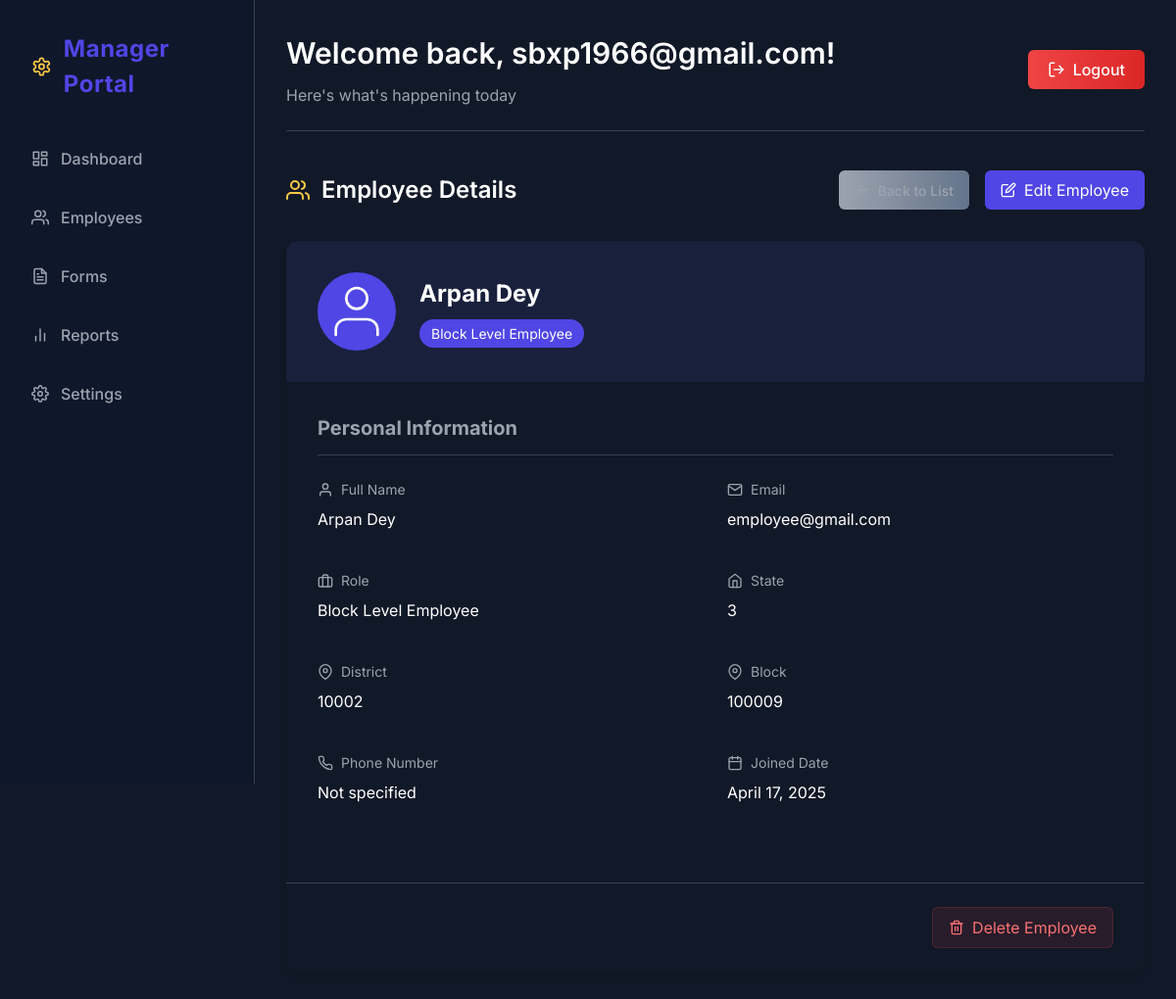
The app's page /manager/employees/view/2/ (signed in) with its own data.
### accounts/models.py (models this page shows, shortened)
class User(AbstractUser):
    ADMIN = 'admin'
    DISTRICT_EMPLOYEE = 'district_employee'
    BLOCK_EMPLOYEE = 'block_employee'
    ROLE_CHOICES = [
        (ADMIN, 'Admin'),
        (DISTRICT_EMPLOYEE, 'District Level Employee'),
        (BLOCK_EMPLOYEE, 'Block Level Employee'),
    ]
    username = None
    email = models.EmailField(_('email address'), unique=True)
    role = models.CharField(max_length=20, choices=ROLE_CHOICES, default=ADMIN)
    state = models.CharField(max_length=100, blank=True, null=True)
    district = models.CharField(max_length=100, blank=True, null=True)
    block = models.CharField(max_length=100, blank=True, null=True)
    id = models.AutoField(primary_key=True)
    phone_number = models.CharField(max_length=15, blank=True, null=True)
    USERNAME_FIELD = 'email'
    REQUIRED_FIELDS = []
    objects = CustomUserManager()

### managerdashboard/views.py (the view)
# urls.py: path('employees/view/<int:employee_id>/', views.view_employee, name='view_employee'),
@login_required
@manager_required
def view_employee(request, employee_id):
    try:
        employee = User.objects.get(id=employee_id, role__in=[User.DISTRICT_EMPLOYEE, User.BLOCK_EMPLOYEE])
        context = {
            'employee': employee,
            'user': request.user,
        }
        return render(request, 'managerdashboard/view_employee.html', context)
    except User.DoesNotExist:
        messages.error(request, 'Employee not found.')
        return redirect('managerdashboard:employee_list')

### templates/managerdashboard/view_employee.html (shortened to what this page needs)
{% extends 'managerdashboard/base.html' %}
{% load static %}
{% block dashboard_content %}
<div class="employee-view-container">
    <div class="page-header">
        <h2>
            Employee Details
        </h2>
        <div class="page-actions">
            <a href="{% url 'managerdashboard:employee_list' %}" class="btn-back">
                <svg xmlns="http://www.w3.org/2000/svg" width="16" height="16" viewBox="0 0 24 24" fill="none" stroke="currentColor" stroke-width="2" stroke-linecap="round" stroke-linejoin="round">
                    <line x1="19" y1="12" x2="5" y2="12"></line>
                    <polyline points="12 19 5 12 12 5"></polyline>
                </svg>
                Back to List
            </a>
            <a href="{% url 'managerdashboard:edit_employee' employee_id=employee.id %}" class="btn-edit-employee">
                Edit Employee
            </a>
        </div>
    </div>
    <div class="employee-profile-card">
        <div class="profile-header">
            <div class="profile-avatar">
                <svg xmlns="http://www.w3.org/2000/svg" width="64" height="64" viewBox="0 0 24 24" fill="none" stroke="currentColor" stroke-width="1" stroke-linecap="round" stroke-linejoin="round">
                    <path d="M20 21v-2a4 4 0 0 0-4-4H8a4 4 0 0 0-4 4v2"></path>
                    <circle cx="12" cy="7" r="4"></circle>
                </svg>
            </div>
            <div class="profile-title">
                <h3>{{ employee.get_full_name }}</h3>
                <span class="role-badge">{{ employee.get_role_display }}</span>
            </div>
        </div>
        <div class="profile-body">
            <div class="profile-section">
                <h4>Personal Information</h4>
                <div class="info-grid">
                    <div class="info-item">
                        <div class="info-label">
                            <svg xmlns="http://www.w3.org/2000/svg" width="16" height="16" viewBox="0 0 24 24" fill="none" stroke="currentColor" stroke-width="2" stroke-linecap="round" stroke-linejoin="round">
                                <path d="M20 21v-2a4 4 0 0 0-4-4H8a4 4 0 0 0-4 4v2"></path>
                                <circle cx="12" cy="7" r="4"></circle>
                            </svg>
                            Full Name
                        </div>
                        <div class="info-value">{{ employee.get_full_name }}</div>
                    </div>
                    <div class="info-item">
                        <div class="info-label">
                            Email
                        </div>
                        <div class="info-value">{{ employee.email }}</div>
                    </div>
                    <div class="info-item">
                        <div class="info-label">
                            <svg xmlns="http://www.w3.org/2000/svg" width="16" height="16" viewBox="0 0 24 24" fill="none" stroke="currentColor" stroke-width="2" stroke-linecap="round" stroke-linejoin="round">
                                <rect x="2" y="7" width="20" height="14" rx="2" ry="2"></rect>
                                <path d="M16 21V5a2 2 0 0 0-2-2h-4a2 2 0 0 0-2 2v16"></path>
                            </svg>
                            Role
                        </div>
                        <div class="info-value">{{ employee.get_role_display }}</div>
                    </div>
                    <div class="info-item">
                        <div class="info-label">
                            <svg xmlns="http://www.w3.org/2000/svg" width="16" height="16" viewBox="0 0 24 24" fill="none" stroke="currentColor" stroke-width="2" stroke-linecap="round" stroke-linejoin="round">
                                <path d="M3 9l9-7 9 7v11a2 2 0 0 1-2 2H5a2 2 0 0 1-2-2z"></path>
                                <polyline points="9 22 9 12 15 12 15 22"></polyline>
                            </svg>
                            State
                        </div>
                        <div class="info-value">{{ employee.state|default:"Not specified" }}</div>
                    </div>
                    <div class="info-item">
                        <div class="info-label">
                            <svg xmlns="http://www.w3.org/2000/svg" width="16" height="16" viewBox="0 0 24 24" fill="none" stroke="currentColor" stroke-width="2" stroke-linecap="round" stroke-linejoin="round">
                                <path d="M21 10c0 7-9 13-9 13s-9-6-9-13a9 9 0 0 1 18 0z"></path>
                                <circle cx="12" cy="10" r="3"></circle>
                            </svg>
                            District
                        </div>
                        <div class="info-value">{{ employee.district|default:"Not specified" }}</div>
                    </div>
                    {% if employee.role == 'block_employee' %}
                    <div class="info-item">
                        <div class="info-label">
                            <svg xmlns="http://www.w3.org/2000/svg" width="16" height="16" viewBox="0 0 24 24" fill="none" stroke="currentColor" stroke-width="2" stroke-linecap="round" stroke-linejoin="round">
                                <path d="M21 10c0 7-9 13-9 13s-9-6-9-13a9 9 0 0 1 18 0z"></path>
                                <circle cx="12" cy="10" r="3"></circle>
                            </svg>
                            Block
                        </div>
                        <div class="info-value">{{ employee.block|default:"Not specified" }}</div>
                    </div>
                    {% endif %}
                    <div class="info-item">
                        <div class="info-label">
                            Phone Number
                        </div>
                        <div class="info-value">{{ employee.phone_number|default:"Not specified" }}</div>
                    </div>
                    <div class="info-item">
                        <div class="info-label">
                            Joined Date
                        </div>
                        <div class="info-value">{{ employee.date_joined|date:"F d, Y" }}</div>
                    </div>
                </div>
            </div>
        </div>
        <div class="profile-footer">
            <a href="{% url 'managerdashboard:delete_employee' employee_id=employee.id %}" class="btn-delete-employee">
                Delete Employee
            </a>
        </div>
    </div>
</div>
{% endblock %}

### templates/managerdashboard/base.html (shortened to what this page needs)
{% extends 'base.html' %}
{% load static %}
{% block extra_css %}
<link rel="stylesheet" href="https://cdnjs.cloudflare.com/ajax/libs/font-awesome/6.0.0/css/all.min.css">
<link rel="stylesheet" href="{% static 'css/manager-dashboard.css' %}">
<link rel="stylesheet" href="{% static 'css/form-builder.css' %}">
{% endblock %}
{% block content %}
<div class="dashboard-container">
    <aside class="sidebar">
        <div class="sidebar-header">
            <h2>
                <span>Manager Portal</span>
            </h2>
        </div>
        <nav class="sidebar-nav">
            <ul>
                <li class="{% if request.resolver_match.url_name == 'manager_dashboard' %}active{% endif %}">
                    <a href="{% url 'managerdashboard:manager_dashboard' %}">
                        <span>Dashboard</span>
                    </a>
                </li>
                <li class="{% if request.resolver_match.url_name == 'employee_list' %}active{% endif %}">
                    <a href="{% url 'managerdashboard:employee_list' %}">
                        <span>Employees</span>
                    </a>
                </li>
                <li class="{% if request.resolver_match.url_name == 'forms_list' %}active{% endif %}">
                    <a href="{% url 'managerdashboard:forms_list' %}">
                        <span>Forms</span>
                    </a>
                </li>
                <li class="{% if request.resolver_match.url_name == 'reports' %}active{% endif %}">
                    <a href="{% url 'managerdashboard:reports' %}">
                        <svg xmlns="http://www.w3.org/2000/svg" width="24" height="24" viewBox="0 0 24 24" fill="none" stroke="currentColor" stroke-width="2" stroke-linecap="round" stroke-linejoin="round">
                            <line x1="18" y1="20" x2="18" y2="10"></line>
                            <line x1="12" y1="20" x2="12" y2="4"></line>
                            <line x1="6" y1="20" x2="6" y2="14"></line>
                        </svg>
                        <span>Reports</span>
                    </a>
                </li>
                <li>
                    <a href="#">
                        <span>Settings</span>
                    </a>
                </li>
            </ul>
        </nav>
    </aside>
    <main class="main-content main-with-sidebar">
        <header class="top-bar">
            <div class="welcome-text">
                <h1>Welcome back, {{ user.get_full_name|default:user.email }}!</h1>
                <p>Here's what's happening today</p>
            </div>
            <div class="user-menu">
                <a href="{% url 'logout' %}" class="logout-btn">
                    Logout
                </a>
            </div>
        </header>
        {% block dashboard_content %}{% endblock %}
    </main>
</div>
{% endblock %}

### static/css/manager-dashboard.css (style rules this page uses)
:root { --primary-color: #4f46e5; --primary-dark: #4338ca; --text-primary: #ffffff; --text-secondary: #9ca3af; --background-lighter: #1f2937; --border-color: #374151; --card-background: #1f2937; --primary-light: #B192FC; --accent-color: #F9C846; --accent-light: #FFDE85; --background-dark: #111827; --background-darker: #0F172A; --success-color: #10B981; --danger-color: #EF4444; --warning-color: #F59E0B; --info-color: #3B82F6; --sidebar-width: 260px; }
* { margin: 0; padding: 0; box-sizing: border-box; }
body { font-family: 'Inter', sans-serif; background-color: var(--background-dark); color: var(--text-primary); }
.dashboard-container { display: flex; min-height: 100vh; }
.sidebar { width: var(--sidebar-width); background-color: var(--background-darker); padding: 2rem 1rem; border-right: 1px solid var(--border-color); position: fixed; height: 100vh; overflow-y: auto; }
.main-with-sidebar { margin-left: var(--sidebar-width); width: calc(100% - var(--sidebar-width)); }
.sidebar-header h2 { color: var(--primary-color); font-size: 1.5rem; margin-bottom: 2rem; padding: 0 1rem; letter-spacing: 0.5px; display: flex; align-items: center; gap: 0.75rem; }
.sidebar-header h2 svg { color: var(--accent-color); }
.sidebar-nav ul { list-style: none; }
.sidebar-nav li { margin-bottom: 0.5rem; }
.sidebar-nav a { display: flex; align-items: center; gap: 0.75rem; padding: 0.875rem 1rem; color: var(--text-secondary); text-decoration: none; border-radius: 0.5rem; transition: all 0.2s; font-weight: 500; }
.sidebar-nav a svg { width: 18px; height: 18px; }
.main-content { flex: 1; padding: 2rem; overflow-x: hidden; }
.top-bar { display: flex; justify-content: space-between; align-items: center; margin-bottom: 2.5rem; padding-bottom: 1.5rem; border-bottom: 1px solid var(--border-color); }
.welcome-text h1 { font-size: 1.875rem; color: var(--text-primary); margin-bottom: 0.5rem; font-weight: 600; }
.welcome-text p { color: var(--text-secondary); }
.user-menu { display: flex; align-items: center; gap: 1rem; }
.logout-btn { padding: 0.5rem 1.25rem; background: linear-gradient(90deg, #EF4444, #DC2626); color: white; border-radius: 0.375rem; text-decoration: none; transition: all 0.2s; font-weight: 500; display: flex; align-items: center; gap: 0.5rem; }
.page-header { display: flex; justify-content: space-between; align-items: center; margin-bottom: 2rem; }
.page-header h2 { font-size: 1.5rem; color: var(--text-primary); margin: 0; font-weight: 600; display: flex; align-items: center; gap: 0.75rem; }
.page-header h2 svg { color: var(--accent-color); }
.btn-add-employee, .btn-back, .btn-first-employee { display: flex; align-items: center; gap: 0.75rem; padding: 0.625rem 1.25rem; background: linear-gradient(90deg, var(--primary-color), var(--primary-dark)); color: white; border-radius: 0.5rem; text-decoration: none; font-size: 0.875rem; font-weight: 500; transition: all 0.2s; border: none; cursor: pointer; }
.btn-back { background: linear-gradient(90deg, var(--text-secondary), #64748B); }

### templates/base.html (style rules this page uses)
* { margin: 0; padding: 0; box-sizing: border-box; }
body { font-family: -apple-system, BlinkMacSystemFont, "Segoe UI", Roboto, "Helvetica Neue", Arial, sans-serif; line-height: 1.5; background: #111827; color: #E5E7EB; min-height: 100vh; }

### records on screen
User: get_full_name "sbxp1966@gmail.com"
User: get_full_name "Arpan Dey", role "Block Level Employee", email "employee@gmail.com", state "3", district "10002", block "100009", phone_number "Not specified", date_joined "April 17, 2025"
